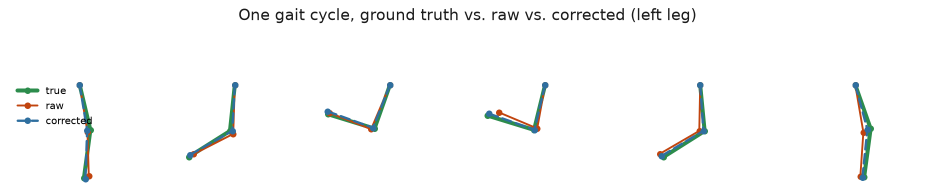
#> input picture assets/figures/synthetic_correction_gallery.png, 1870 x 392 px, given in place of overlay_demo.gif, which was not available (shown at 1/2 size)
$ python make_demo_reel.py
#> lines starting #> are read from the running program, lines starting #| are printed output that depends on the picture; pictures that were not available may be replaced by others from this repository, and a replacement may not be noted
"""Compile the existing figures/GIF (already produced by benchmark.py and
run.py) into one narrated-by-captions demo video: assets/demo_reel.mp4.

Nothing here recomputes anything; it only composes already-generated assets
into a single MP4, so run benchmark.py and run.py first.

    python scripts/make_demo_reel.py
"""
from __future__ import annotations

from pathlib import Path

import imageio.v2 as imageio
import numpy as np
from PIL import Image, ImageDraw, ImageFont

ROOT = Path(__file__).resolve().parents[1]
FIG_DIR = ROOT / "assets" / "figures"
OUT_PATH = ROOT / "assets" / "demo_reel.mp4"

CANVAS = (1280, 720)
FPS = 24
BG = (13, 15, 18)
INK = (235, 236, 238)
SUBINK = (150, 155, 162)
ACCENT = (79, 155, 209)
CAPTION_H = 92
FADE_S = 0.25


def _font(size, bold=False):
#> called with size = 88, bold = True
    names = ["arialbd.ttf", "Arial Bold.ttf"] if bold else ["arial.ttf", "Arial.ttf"]
    for name in names:
        try:
            return ImageFont.truetype(name, size)
        except OSError:
            continue
    return ImageFont.load_default()


def _wrap(draw, text, font, max_width):
    words = text.split()
    lines, cur = [], ""
    for w in words:
        trial = (cur + " " + w).strip()
        if draw.textlength(trial, font=font) <= max_width or not cur:
            cur = trial
        else:
            lines.append(cur)
            cur = w
    if cur:
        lines.append(cur)
    return lines


def _fit_image(img, box_w, box_h):
    scale = min(box_w / img.width, box_h / img.height)
    return img.resize((max(1, round(img.width * scale)), max(1, round(img.height * scale))), Image.LANCZOS)


def _card(image=None, caption=None, sub=None, duration_s=3.0, image_pad=40):
    """One still card: an optional centered image on a dark canvas, with a
    caption band. Returns a list of RGB frame arrays, faded in/out."""
    n = max(1, round(duration_s * FPS))
    base = Image.new("RGB", CANVAS, BG)

    if image is not None:
        area_h = CANVAS[1] - (CAPTION_H if caption else 0) - 2 * image_pad
        area_w = CANVAS[0] - 2 * image_pad
        fitted = _fit_image(image.convert("RGB"), area_w, area_h)
        x = (CANVAS[0] - fitted.width) // 2
        y = image_pad + (area_h - fitted.height) // 2
        base.paste(fitted, (x, y))

    if caption:
        draw = ImageDraw.Draw(base)
        cap_font = _font(30, bold=True)
        sub_font = _font(19)
        top = CANVAS[1] - CAPTION_H
        draw.line([(0, top), (CANVAS[0], top)], fill=(40, 43, 48), width=1)
        lines = _wrap(draw, caption, cap_font, CANVAS[0] - 80)[:1]
        ty = top + 14
        for line in lines:
            w = draw.textlength(line, font=cap_font)
            draw.text(((CANVAS[0] - w) / 2, ty), line, font=cap_font, fill=INK)
            ty += 34
        if sub:
            w = draw.textlength(sub, font=sub_font)
            draw.text(((CANVAS[0] - w) / 2, ty + 2), sub, font=sub_font, fill=SUBINK)

    frame = np.array(base)
    frames = [frame] * n
    return _fade(frames)


def _fade(frames):
    n_fade = max(1, round(FADE_S * FPS))
    n_fade = min(n_fade, len(frames) // 3 or 1)
    out = [f.copy() for f in frames]
    for i in range(n_fade):
        alpha = i / n_fade
        out[i] = (out[i].astype(np.float32) * alpha).astype(np.uint8)
        j = len(out) - 1 - i
        out[j] = (out[j].astype(np.float32) * alpha).astype(np.uint8)
    return out


def _title_card():
    base = Image.new("RGB", CANVAS, BG)
    draw = ImageDraw.Draw(base)
    title_font = _font(88, bold=True)
    hook_font = _font(30)
    tag_font = _font(20)

    title = "STRIDELINE"
    w = draw.textlength(title, font=title_font)
#> w = 516.5
    draw.text(((CANVAS[0] - w) / 2, 250), title, font=title_font, fill=INK)

    hook = "Certified running-gait kinematics from one camera"
    w = draw.textlength(hook, font=hook_font)
#> w = 761.9
    draw.text(((CANVAS[0] - w) / 2, 360), hook, font=hook_font, fill=ACCENT)

    tag = "a markerless goniometer, not a pose-overlay demo"
    w = draw.textlength(tag, font=tag_font)
#> w = 513.7
    draw.text(((CANVAS[0] - w) / 2, 410), tag, font=tag_font, fill=SUBINK)

    return _fade([np.array(base)] * round(3.6 * FPS))
#> in _fade, `n_fade = min(n_fade, len(frames) // 3 or 1)`: n_fade = 6
#> in _fade, `out = [f.copy() for f in frames]`: out = 86 items
#> the loop in _fade, `for i in range(n_fade):` made 6 passes
#> (alpha, j) on passes 1 to 6: (0, 85), (0.167, 84), (0.333, 83), (0.5, 82), (0.667, 81), (0.833, 80)


def _outro_card():
    base = Image.new("RGB", CANVAS, BG)
    draw = ImageDraw.Draw(base)
    head_font = _font(46, bold=True)
    stat_font = _font(26)
    label_font = _font(17)
    foot_font = _font(19)

    head = "Validated, not just plotted"
    w = draw.textlength(head, font=head_font)
    draw.text(((CANVAS[0] - w) / 2, 130), head, font=head_font, fill=INK)

    stats = [
        ("99.5%", "certified-bound hold rate, held-out sweep"),
        ("100% / 100%", "detection recall / precision"),
        ("18 / 18", "tests passing"),
        ("2 pillars", "constrained smoother + certified contact timing"),
    ]
    y = 260
    for value, label in stats:
        vw = draw.textlength(value, font=stat_font)
        draw.text(((CANVAS[0] - vw) / 2, y), value, font=stat_font, fill=ACCENT)
        lw = draw.textlength(label, font=label_font)
        draw.text(((CANVAS[0] - lw) / 2, y + 34), label, font=label_font, fill=SUBINK)
        y += 90

    foot = "github.com/athar-usama/Strideline"
    fw = draw.textlength(foot, font=foot_font)
    draw.text(((CANVAS[0] - fw) / 2, 660), foot, font=foot_font, fill=SUBINK)

    return _fade([np.array(base)] * round(4.2 * FPS))


def _side_by_side(path_a, path_b, pad=16):
    a, b = Image.open(path_a).convert("RGB"), Image.open(path_b).convert("RGB")
    h = min(a.height, b.height)
    a = a.resize((round(a.width * h / a.height), h))
    b = b.resize((round(b.width * h / b.height), h))
    combo = Image.new("RGB", (a.width + b.width + pad, h), (255, 255, 255))
    combo.paste(a, (0, 0))
    combo.paste(b, (a.width + pad, 0))
    return combo


def _stacked(path_a, path_b, pad=12):
    a, b = Image.open(path_a).convert("RGB"), Image.open(path_b).convert("RGB")
    w = min(a.width, b.width)
    a = a.resize((w, round(a.height * w / a.width)))
    b = b.resize((w, round(b.height * w / b.width)))
    combo = Image.new("RGB", (w, a.height + b.height + pad), (255, 255, 255))
    combo.paste(a, (0, 0))
    combo.paste(b, (0, a.height + pad))
    return combo


def _gif_frames(gif_path, n_loops=2):
#> called with n_loops = 2
    im = Image.open(gif_path)
#> im is the input picture: PIL image 1870x392 RGBA; mean R, G, B, A 249.4, 250, 249.7, 255
    frames = []
    for i in range(im.n_frames):
        im.seek(i)
        frames.append(im.convert("RGB").copy())
#> after the loop, frames = 1 item
    out = []
    for _ in range(n_loops):
        out.extend(frames)
#> after the loop, out = 2 items
    return out


def _hero_clip(gif_path, caption, n_loops=2):
    raw_frames = _gif_frames(gif_path, n_loops=n_loops)
#> raw_frames = 2 items
    canvas_frames = []
    for f in raw_frames:
        base = Image.new("RGB", CANVAS, BG)
        area_h = CANVAS[1] - CAPTION_H - 20
        fitted = _fit_image(f, CANVAS[0] - 40, area_h)
        x = (CANVAS[0] - fitted.width) // 2
        y = 10 + (area_h - fitted.height) // 2
        base.paste(fitted, (x, y))
        draw = ImageDraw.Draw(base)
        top = CANVAS[1] - CAPTION_H
        draw.line([(0, top), (CANVAS[0], top)], fill=(40, 43, 48), width=1)
        cap_font = _font(30, bold=True)
        sub_font = _font(19)
        w = draw.textlength(caption, font=cap_font)
        draw.text(((CANVAS[0] - w) / 2, top + 14), caption, font=cap_font, fill=INK)
        legend = "red = raw pose        blue = Strideline-corrected"
        w = draw.textlength(legend, font=sub_font)
        draw.text(((CANVAS[0] - w) / 2, top + 50), legend, font=sub_font, fill=SUBINK)
        canvas_frames.append(np.array(base))
#> this loop made 2 passes
#> (area_h, scale in _fit_image, x, y, top) on passes 1 to 2: (608, 0.663, 20, 184, 628), (608, 0.663, 20, 184, 628)
#> after the loop, canvas_frames = 2 items
    return _fade(canvas_frames)
#> the loop in _fade (call 2), `for i in range(n_fade):` made 1 pass
#> (alpha, j) on pass 1: (0, 1)


def main():
    fig = FIG_DIR
    segments = []

    segments.append(_title_card())

    segments.append(_hero_clip(fig / "overlay_demo.gif",
                                "Raw pose in, corrected skeleton out"))

    segments.append(_card(
        Image.open(fig / "synthetic_correction_gallery.png"),
        "Correction checked against exact ground truth",
        "synthetic gait cycle: true (green) vs. raw noisy keypoints (red) vs. corrected (blue)",
        duration_s=4.2))
#> in _card, `n = max(1, round(duration_s * FPS))`: n = 101
#> in _card, `lines = _wrap(draw, caption, cap_font, CANVAS[0] - 80)[:1]`: lines = 1 item
#> the loop in _card, `for line in lines:` made 1 pass
#> (w, ty) on pass 1: (700.1, 676)
#> after the loop in _card, `for line in lines:`: ty = 676
#> in _card, `w = draw.textlength(sub, font=sub_font)`: w = 784.1
#> in _card, `frames = [frame] * n`: frames = 101 items

    segments.append(_card(
        Image.open(fig / "contact_filmstrip_left.png"),
        "Every certificate, anchored to a real frame",
        "detected foot strikes with the certified timing window printed underneath",
        duration_s=4.2))
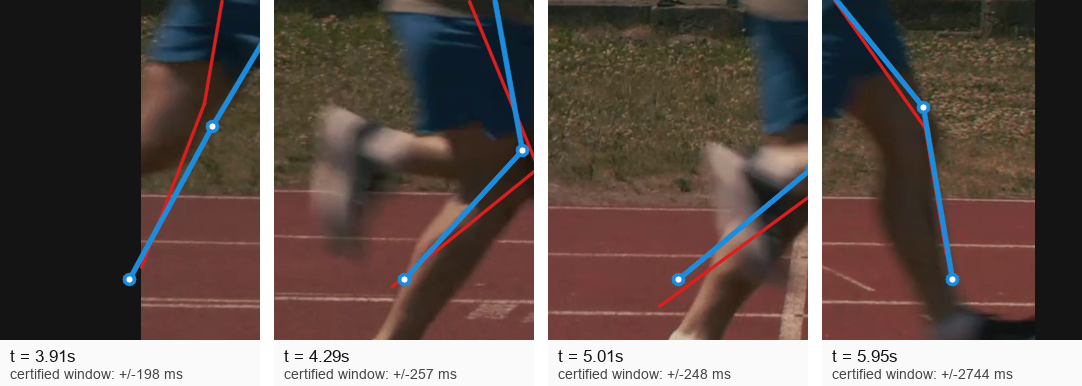
#> input picture assets/figures/contact_filmstrip_left.png, 1082 x 386 px
#> the loop in _card (call 2), `for line in lines:` made 1 pass
#> (w, ty) on pass 1: (638.1, 676)

    segments.append(_card(
        _side_by_side(fig / "phase_portrait_left.png", fig / "phase_portrait_right.png"),
        "Knee phase portraits, both legs",
        "raw (pale) vs. corrected (bold) limit cycles - real clip",
        duration_s=3.6))
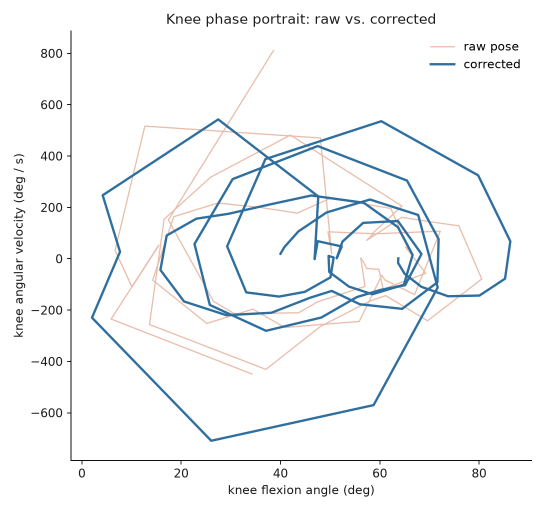
#> input picture assets/figures/phase_portrait_left.png, 1088 x 1020 px (shown at 1/2 size)
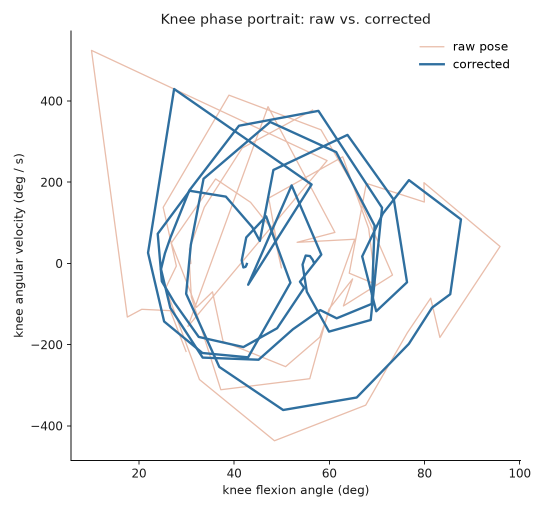
#> input picture assets/figures/phase_portrait_right.png, 1088 x 1020 px (shown at 1/2 size)
#> in _side_by_side, `combo = Image.new("RGB", (a.width + b.width + pad, h), (255, 255, 255))`: combo: PIL image 2192x1020 RGB; every value is 255
#> in _side_by_side, `combo.paste(b, (a.width + pad, 0))`:
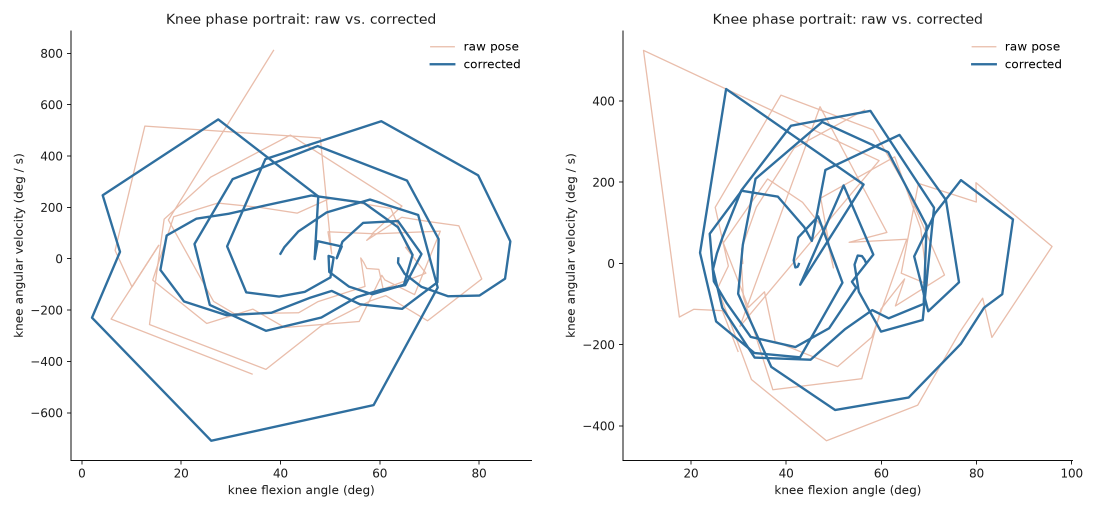
#> combo: PIL image 2192x1020 RGB (shown at 1/2 size); mean R, G, B 245.6, 246.9, 248

    segments.append(_card(
        _side_by_side(fig / "ankle_path_left.png", fig / "ankle_path_right.png"),
        "Ankle paths, both legs",
        "the corrected trajectory rides through the raw jitter, not around it",
        duration_s=3.6))
#> call 2 of _side_by_side, with pad = 16
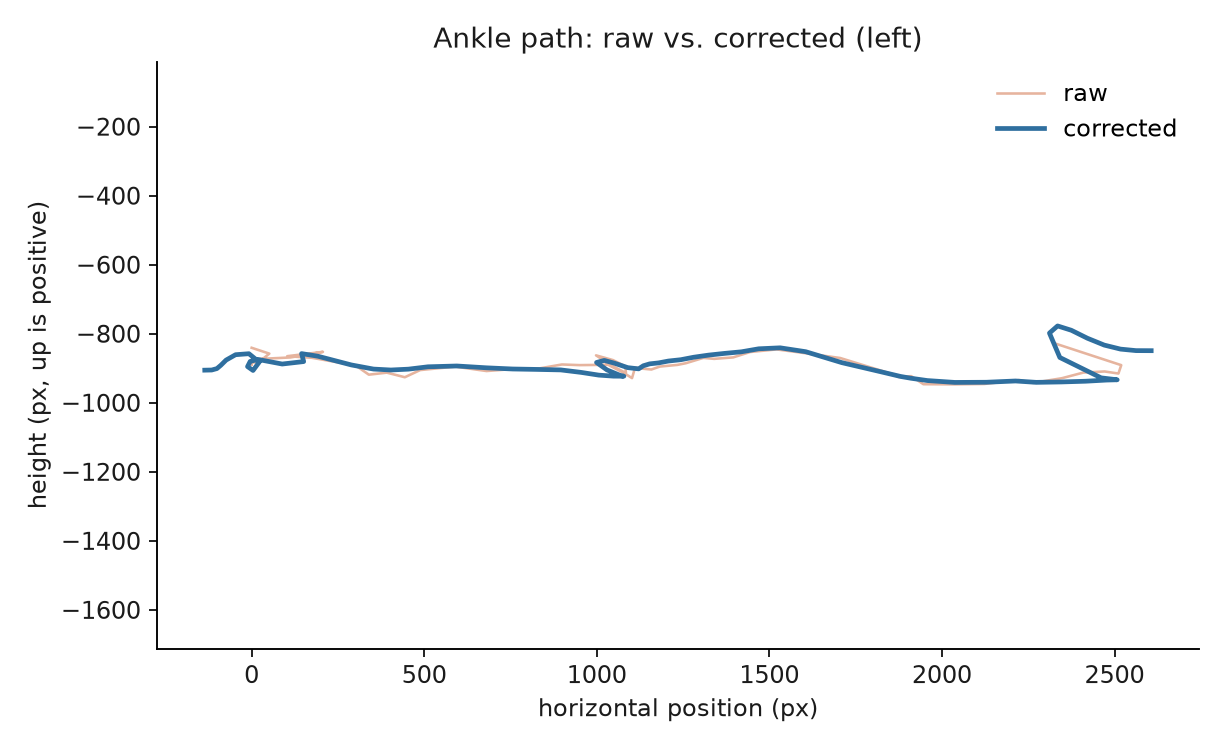
#> input picture assets/figures/ankle_path_left.png, 1224 x 748 px
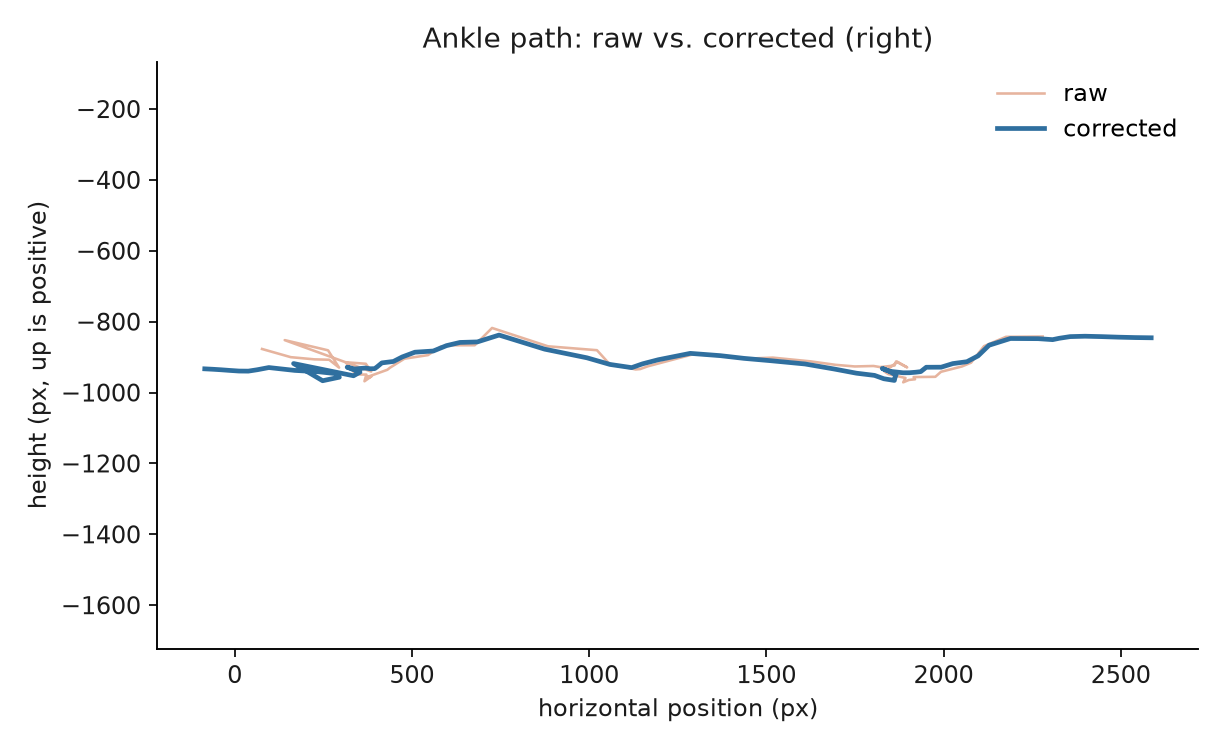
#> input picture assets/figures/ankle_path_right.png, 1224 x 748 px
#> in _side_by_side (call 2), `combo = Image.new("RGB", (a.width + b.width + pad, h), (255, 255, 255))`: combo: PIL image 2464x748 RGB; every value is 255
#> call 4 of _card, with caption = 'Ankle paths, both legs', duration_s = 3.6, image_pad = 40
#> in _card (call 4), `base.paste(fitted, (x, y))`:
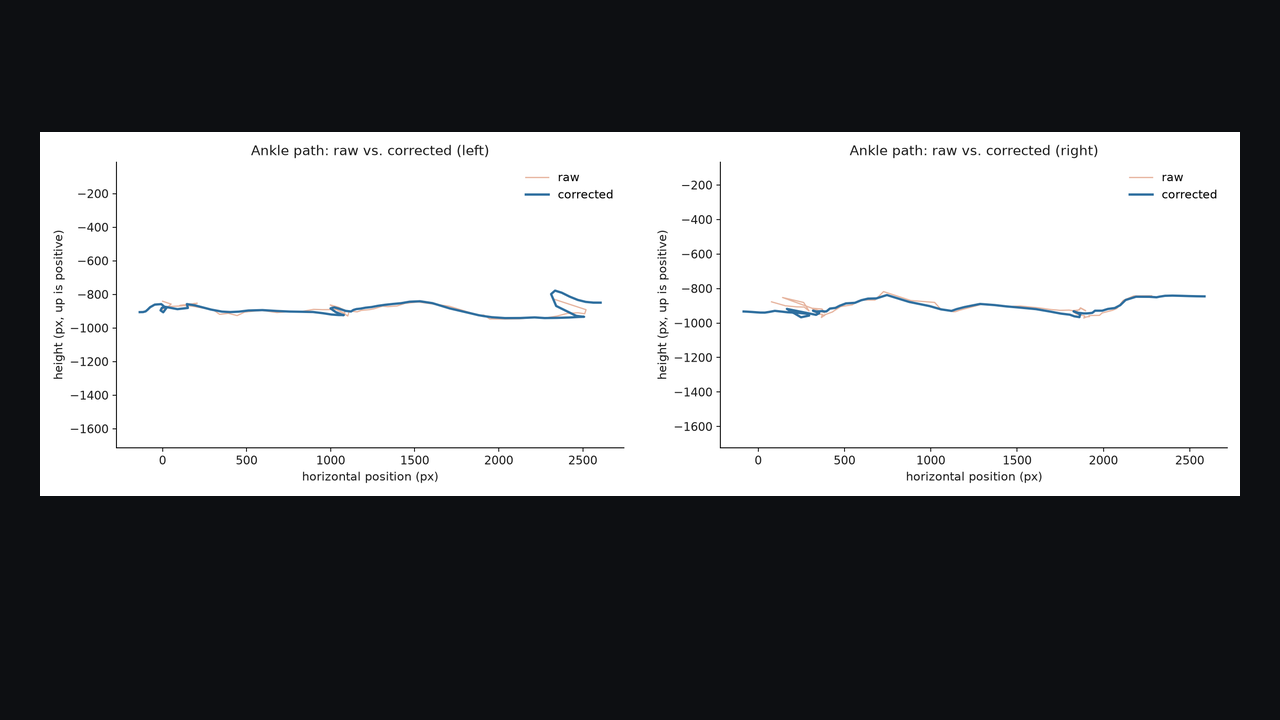
#> base: PIL image 1280x720 RGB; mean R, G, B 125.2, 126.4, 128.1
#> in _card (call 4), `lines = _wrap(draw, caption, cap_font, CANVAS[0] - 80)[:1]`: lines = ['Ankle paths, both legs']
#> the loop in _card (call 4), `for line in lines:` made 1 pass
#> (line, w, ty) on pass 1: ('Ankle paths, both legs', 335.3, 676)
#> after the loop in _card (call 4), `for line in lines:`: ty = 676
#> in _card (call 4), `w = draw.textlength(sub, font=sub_font)`: w = 623.7

    segments.append(_card(
        Image.open(fig / "symmetry_radar.png"),
        "Left / right symmetry, as a shape",
        "stride-time CV, knee-angle CV, and hip oscillation for both legs at once",
        duration_s=3.4))

    segments.append(_card(
        _stacked(fig / "constraint_violation_left.png", fig / "constraint_violation_right.png"),
        "Where the raw pose broke limb-length constancy",
        "both legs - the same constraint the smoother enforces exactly",
        duration_s=3.8))

    segments.append(_card(
        Image.open(fig / "certificate_timeline_left.png"),
        "Contact-time certificates, the full clip",
        "certified window shaded around every detected ground-contact instant",
        duration_s=3.6))

    segments.append(_card(
        Image.open(fig / "bound_validation.png"),
        "The certificate, validated",
        "log-log: every held-out event falls on or below the bound = error line",
        duration_s=3.8))

    segments.append(_card(
        Image.open(fig / "energy_trace_left.png"),
        "Proven to converge, checked that it does",
        "the smoother's energy, monotonically non-increasing by construction",
        duration_s=3.4))

    segments.append(_outro_card())

    writer = imageio.get_writer(str(OUT_PATH), fps=FPS, codec="libx264", quality=8,
                                 macro_block_size=None,
                                 ffmpeg_params=["-pix_fmt", "yuv420p"])
    n_frames = 0
    for seg in segments:
        for frame in seg:
            writer.append_data(frame)
            n_frames += 1
    writer.close()

    print(f"wrote {OUT_PATH} ({n_frames} frames, {n_frames / FPS:.1f}s at {FPS}fps)")


if __name__ == "__main__":
#> (the run stopped early here; a loop or call above may not have finished)
